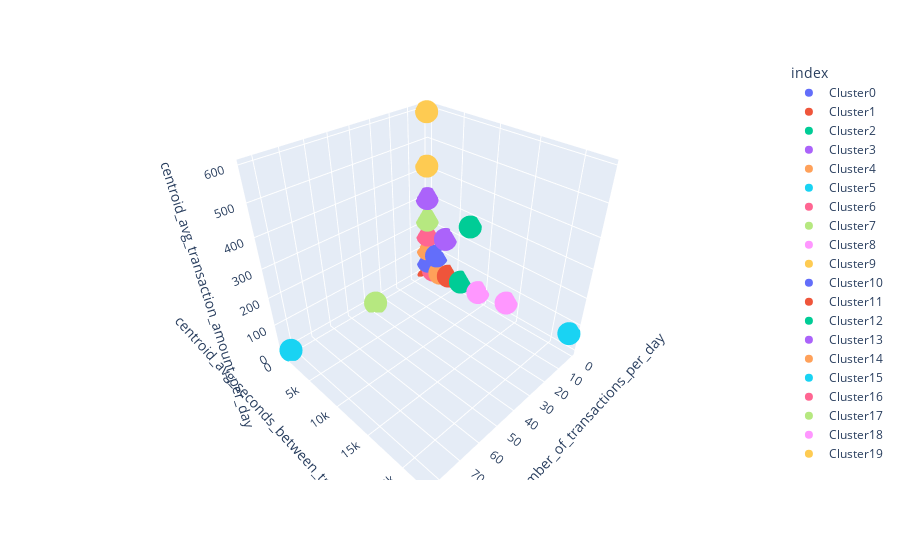

The notebook cell this image was saved under:
### Markdown cell above
Grafiquemos ahora los centroides y algunas muestras de los clusters para ver que tal quedaron.

**SI ESTAS GRAFICAS NO SE VEN ES PORQUE ES NECESARIO EJECUTAR EL NOTEBOOK EN LOCAL. SON GRAFICAS QUE PERMITEN INTERACCIÓN.**

### Code cell
# Almaceno los centroides en un dataframe para mostrarlos.
df_centroids = pd.DataFrame(centroids_per_cluster)
df_centroids = df_centroids.T

fig = px.scatter_3d(df_centroids, x='centroid_avg_number_of_transactions_per_day', y='centroid_avg_seconds_between_transactions_per_day', z='centroid_avg_transaction_amount_per_day',color=df_centroids.index)
fig.show()

### Figure 1 — Plotly figure (JSON) as saved in the notebook; plotly's stock layout.template omitted (floating-point values rounded to 4 significant figures)
{"data": [{"hovertemplate": "index=Cluster0<br>centroid_avg_number_of_transactions_per_day=%{x}<br>centroid_avg_seconds_between_transactions_per_day=%{y}<br>centroid_avg_transaction_amount_per_day=%{z}<extra></extra>", "legendgroup": "Cluster0", "marker": {"color": "#636efa", "symbol": "circle"}, "mode": "markers", "name": "Cluster0", "scene": "scene", "showlegend": true, "type": "scatter3d", "x": [1.243], "y": [119.8], "z": [43.11]}, {"hovertemplate": "index=Cluster1<br>centroid_avg_number_of_transactions_per_day=%{x}<br>centroid_avg_seconds_between_transactions_per_day=%{y}<br>centroid_avg_transaction_amount_per_day=%{z}<extra></extra>", "legendgroup": "Cluster1", "marker": {"color": "#EF553B", "symbol": "circle"}, "mode": "markers", "name": "Cluster1", "scene": "scene", "showlegend": true, "type": "scatter3d", "x": [1.007], "y": [4.377], "z": [0.3298]}, {"hovertemplate": "index=Cluster2<br>centroid_avg_number_of_transactions_per_day=%{x}<br>centroid_avg_seconds_between_transactions_per_day=%{y}<br>centroid_avg_transaction_amount_per_day=%{z}<extra></extra>", "legendgroup": "Cluster2", "marker": {"color": "#00cc96", "symbol": "circle"}, "mode": "markers", "name": "Cluster2", "scene": "scene", "showlegend": true, "type": "scatter3d", "x": [1.518], "y": [6210.0], "z": [33.66]}, {"hovertemplate": "index=Cluster3<br>centroid_avg_number_of_transactions_per_day=%{x}<br>centroid_avg_seconds_between_transactions_per_day=%{y}<br>centroid_avg_transaction_amount_per_day=%{z}<extra></extra>", "legendgroup": "Cluster3", "marker": {"color": "#ab63fa", "symbol": "circle"}, "mode": "markers", "name": "Cluster3", "scene": "scene", "showlegend": true, "type": "scatter3d", "x": [2.076], "y": [161.9], "z": [300.8]}, {"hovertemplate": "index=Cluster4<br>centroid_avg_number_of_transactions_per_day=%{x}<br>centroid_avg_seconds_between_transactions_per_day=%{y}<br>centroid_avg_transaction_amount_per_day=%{z}<extra></extra>", "legendgroup": "Cluster4", "marker": {"color": "#FFA15A", "symbol": "circle"}, "mode": "markers", "name": "Cluster4", "scene": "scene", "showlegend": true, "type": "scatter3d", "x": [1.137], "y": [2356.0], "z": [18.76]}, {"hovertemplate": "index=Cluster5<br>centroid_avg_number_of_transactions_per_day=%{x}<br>centroid_avg_seconds_between_transactions_per_day=%{y}<br>centroid_avg_transaction_amount_per_day=%{z}<extra></extra>", "legendgroup": "Cluster5", "marker": {"color": "#19d3f3", "symbol": "circle"}, "mode": "markers", "name": "Cluster5", "scene": "scene", "showlegend": true, "type": "scatter3d", "x": [1.98], "y": [22490.0], "z": [72.36]}, {"hovertemplate": "index=Cluster6<br>centroid_avg_number_of_transactions_per_day=%{x}<br>centroid_avg_seconds_between_transactions_per_day=%{y}<br>centroid_avg_transaction_amount_per_day=%{z}<extra></extra>", "legendgroup": "Cluster6", "marker": {"color": "#FF6692", "symbol": "circle"}, "mode": "markers", "name": "Cluster6", "scene": "scene", "showlegend": true, "type": "scatter3d", "x": [1.633], "y": [130.4], "z": [156.0]}, {"hovertemplate": "index=Cluster7<br>centroid_avg_number_of_transactions_per_day=%{x}<br>centroid_avg_seconds_between_transactions_per_day=%{y}<br>centroid_avg_transaction_amount_per_day=%{z}<extra></extra>", "legendgroup": "Cluster7", "marker": {"color": "#B6E880", "symbol": "circle"}, "mode": "markers", "name": "Cluster7", "scene": "scene", "showlegend": true, "type": "scatter3d", "x": [37.85], "y": [669.4], "z": [7.302]}, {"hovertemplate": "index=Cluster8<br>centroid_avg_number_of_transactions_per_day=%{x}<br>centroid_avg_seconds_between_transactions_per_day=%{y}<br>centroid_avg_transaction_amount_per_day=%{z}<extra></extra>", "legendgroup": "Cluster8", "marker": {"color": "#FF97FF", "symbol": "circle"}, "mode": "markers", "name": "Cluster8", "scene": "scene", "showlegend": true, "type": "scatter3d", "x": [1.84], "y": [9289.0], "z": [33.56]}, {"hovertemplate": "index=Cluster9<br>centroid_avg_number_of_transactions_per_day=%{x}<br>centroid_avg_seconds_between_transactions_per_day=%{y}<br>centroid_avg_transaction_amount_per_day=%{z}<extra></extra>", "legendgroup": "Cluster9", "marker": {"color": "#FECB52", "symbol": "circle"}, "mode": "markers", "name": "Cluster9", "scene": "scene", "showlegend": true, "type": "scatter3d", "x": [2.585], "y": [244.6], "z": [419.1]}, {"hovertemplate": "index=Cluster10<br>centroid_avg_number_of_transactions_per_day=%{x}<br>centroid_avg_seconds_between_transactions_per_day=%{y}<br>centroid_avg_transaction_amount_per_day=%{z}<extra></extra>", "legendgroup": "Cluster10", "marker": {"color": "#636efa", "symbol": "circle"}, "mode": "markers", "name": "Cluster10", "scene": "scene", "showlegend": true, "type": "scatter3d", "x": [1.231], "y": [1715.0], "z": [85.9]}, {"hovertemplate": "index=Cluster11<br>centroid_avg_number_of_transactions_per_day=%{x}<br>centroid_avg_seconds_between_transactions_per_day=%{y}<br>centroid_avg_transaction_amount_per_day=%{z}<extra></extra>", "legendgroup": "Cluster11", "marker": {"color": "#EF553B", "symbol": "circle"}, "mode": "markers", "name": "Cluster11", "scene": "scene", "showlegend": true, "type": "scatter3d", "x": [1.259], "y": [3965.0], "z": [27.97]}, {"hovertemplate": "index=Cluster12<br>centroid_avg_number_of_transactions_per_day=%{x}<br>centroid_avg_seconds_between_transactions_per_day=%{y}<br>centroid_avg_transaction_amount_per_day=%{z}<extra></extra>", "legendgroup": "Cluster12", "marker": {"color": "#00cc96", "symbol": "circle"}, "mode": "markers", "name": "Cluster12", "scene": "scene", "showlegend": true, "type": "scatter3d", "x": [2.122], "y": [7496.0], "z": [271.2]}, {"hovertemplate": "index=Cluster13<br>centroid_avg_number_of_transactions_per_day=%{x}<br>centroid_avg_seconds_between_transactions_per_day=%{y}<br>centroid_avg_transaction_amount_per_day=%{z}<extra></extra>", "legendgroup": "Cluster13", "marker": {"color": "#ab63fa", "symbol": "circle"}, "mode": "markers", "name": "Cluster13", "scene": "scene", "showlegend": true, "type": "scatter3d", "x": [1.749], "y": [3403.0], "z": [176.5]}, {"hovertemplate": "index=Cluster14<br>centroid_avg_number_of_transactions_per_day=%{x}<br>centroid_avg_seconds_between_transactions_per_day=%{y}<br>centroid_avg_transaction_amount_per_day=%{z}<extra></extra>", "legendgroup": "Cluster14", "marker": {"color": "#FFA15A", "symbol": "circle"}, "mode": "markers", "name": "Cluster14", "scene": "scene", "showlegend": true, "type": "scatter3d", "x": [1.329], "y": [104.4], "z": [96.27]}, {"hovertemplate": "index=Cluster15<br>centroid_avg_number_of_transactions_per_day=%{x}<br>centroid_avg_seconds_between_transactions_per_day=%{y}<br>centroid_avg_transaction_amount_per_day=%{z}<extra></extra>", "legendgroup": "Cluster15", "marker": {"color": "#19d3f3", "symbol": "circle"}, "mode": "markers", "name": "Cluster15", "scene": "scene", "showlegend": true, "type": "scatter3d", "x": [82.84], "y": [401.7], "z": [7.054]}, {"hovertemplate": "index=Cluster16<br>centroid_avg_number_of_transactions_per_day=%{x}<br>centroid_avg_seconds_between_transactions_per_day=%{y}<br>centroid_avg_transaction_amount_per_day=%{z}<extra></extra>", "legendgroup": "Cluster16", "marker": {"color": "#FF6692", "symbol": "circle"}, "mode": "markers", "name": "Cluster16", "scene": "scene", "showlegend": true, "type": "scatter3d", "x": [1.124], "y": [1094.0], "z": [15.62]}, {"hovertemplate": "index=Cluster17<br>centroid_avg_number_of_transactions_per_day=%{x}<br>centroid_avg_seconds_between_transactions_per_day=%{y}<br>centroid_avg_transaction_amount_per_day=%{z}<extra></extra>", "legendgroup": "Cluster17", "marker": {"color": "#B6E880", "symbol": "circle"}, "mode": "markers", "name": "Cluster17", "scene": "scene", "showlegend": true, "type": "scatter3d", "x": [1.908], "y": [141.4], "z": [217.2]}, {"hovertemplate": "index=Cluster18<br>centroid_avg_number_of_transactions_per_day=%{x}<br>centroid_avg_seconds_between_transactions_per_day=%{y}<br>centroid_avg_transaction_amount_per_day=%{z}<extra></extra>", "legendgroup": "Cluster18", "marker": {"color": "#FF97FF", "symbol": "circle"}, "mode": "markers", "name": "Cluster18", "scene": "scene", "showlegend": true, "type": "scatter3d", "x": [1.935], "y": [13760.0], "z": [55.9]}, {"hovertemplate": "index=Cluster19<br>centroid_avg_number_of_transactions_per_day=%{x}<br>centroid_avg_seconds_between_transactions_per_day=%{y}<br>centroid_avg_transaction_amount_per_day=%{z}<extra></extra>", "legendgroup": "Cluster19", "marker": {"color": "#FECB52", "symbol": "circle"}, "mode": "markers", "name": "Cluster19", "scene": "scene", "showlegend": true, "type": "scatter3d", "x": [2.628], "y": [244.7], "z": [594.6]}], "layout": {"legend": {"title": {"text": "index"}, "tracegroupgap": 0}, "margin": {"t": 60}, "scene": {"domain": {"x": [0, 1], "y": [0, 1]}, "xaxis": {"title": {"text": "centroid_avg_number_of_transactions_per_day"}}, "yaxis": {"title": {"text": "centroid_avg_seconds_between_transactions_per_day"}}, "zaxis": {"title": {"text": "centroid_avg_transaction_amount_per_day"}}}}}
